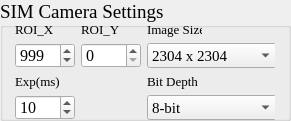
  <widget class="QGroupBox" name="grp_hardvareConnection_2">
   <property name="geometry">
    <rect>
     <x>10</x>
     <y>304</y>
     <width>291</width>
     <height>121</height>
    </rect>
   </property>
   <property name="maximumSize">
    <size>
     <width>360</width>
     <height>16777215</height>
    </size>
   </property>
   <property name="font">
    <font>
     <family>Times New Roman</family>
     <pointsize>14</pointsize>
     <weight>50</weight>
     <bold>false</bold>
    </font>
   </property>
   <property name="title">
    <string>SIM Camera Settings</string>
   </property>
   <widget class="QWidget" name="layoutWidget">
    <property name="geometry">
     <rect>
      <x>15</x>
      <y>22</y>
      <width>260</width>
      <height>100</height>
     </rect>
    </property>
    <layout class="QGridLayout" name="gridLayout_32">
     <item row="0" column="2" colspan="2">
      <widget class="QLabel" name="label_74">
       <property name="sizePolicy">
        <sizepolicy hsizetype="Preferred" vsizetype="Preferred">
         <horstretch>0</horstretch>
         <verstretch>0</verstretch>
        </sizepolicy>
       </property>
       <property name="minimumSize">
        <size>
         <width>55</width>
         <height>15</height>
        </size>
       </property>
       <property name="maximumSize">
        <size>
         <width>55</width>
         <height>15</height>
        </size>
       </property>
       <property name="font">
        <font>
         <family>Times New Roman</family>
         <pointsize>10</pointsize>
         <weight>50</weight>
         <bold>false</bold>
        </font>
       </property>
       <property name="text">
        <string>Image Size</string>
       </property>
      </widget>
     </item>
     <item row="1" column="2" colspan="2">
      <widget class="QComboBox" name="cmb_sCMOS_imageSize">
       <property name="enabled">
        <bool>true</bool>
       </property>
       <property name="sizePolicy">
        <sizepolicy hsizetype="Fixed" vsizetype="Fixed">
         <horstretch>0</horstretch>
         <verstretch>0</verstretch>
        </sizepolicy>
       </property>
       <property name="minimumSize">
        <size>
         <width>130</width>
         <height>25</height>
        </size>
       </property>
       <property name="maximumSize">
        <size>
         <width>130</width>
         <height>25</height>
        </size>
       </property>
       <property name="font">
        <font>
         <family>Times New Roman</family>
         <pointsize>11</pointsize>
         <weight>50</weight>
         <bold>false</bold>
        </font>
       </property>
       <item>
        <property name="text">
         <string>2304 x 2304</string>
        </property>
       </item>
       <item>
        <property name="text">
         <string>1152 x 1152</string>
        </property>
       </item>
       <item>
        <property name="text">
         <string>576 x 576</string>
        </property>
       </item>
      </widget>
     </item>
     <item row="0" column="0">
      <widget class="QLabel" name="label_69">
       <property name="sizePolicy">
        <sizepolicy hsizetype="Preferred" vsizetype="Preferred">
         <horstretch>0</horstretch>
         <verstretch>0</verstretch>
        </sizepolicy>
       </property>
       <property name="minimumSize">
        <size>
         <width>55</width>
         <height>15</height>
        </size>
       </property>
       <property name="maximumSize">
        <size>
         <width>55</width>
         <height>15</height>
        </size>
       </property>
       <property name="font">
        <font>
         <family>Times New Roman</family>
         <pointsize>10</pointsize>
         <weight>50</weight>
         <bold>false</bold>
        </font>
       </property>
       <property name="text">
        <string>ROI_X</string>
       </property>
      </widget>
     </item>
     <item row="0" column="1">
      <widget class="QLabel" name="label_67">
       <property name="sizePolicy">
        <sizepolicy hsizetype="Preferred" vsizetype="Preferred">
         <horstretch>0</horstretch>
         <verstretch>0</verstretch>
        </sizepolicy>
       </property>
       <property name="minimumSize">
        <size>
         <width>60</width>
         <height>15</height>
        </size>
       </property>
       <property name="maximumSize">
        <size>
         <width>60</width>
         <height>15</height>
        </size>
       </property>
       <property name="font">
        <font>
         <family>Times New Roman</family>
         <pointsize>10</pointsize>
         <weight>50</weight>
         <bold>false</bold>
        </font>
       </property>
       <property name="text">
        <string>ROI_Y</string>
       </property>
      </widget>
     </item>
     <item row="2" column="0">
      <widget class="QLabel" name="label_68">
       <property name="sizePolicy">
        <sizepolicy hsizetype="Preferred" vsizetype="Preferred">
         <horstretch>0</horstretch>
         <verstretch>0</verstretch>
        </sizepolicy>
       </property>
       <property name="minimumSize">
        <size>
         <width>55</width>
         <height>15</height>
        </size>
       </property>
       <property name="maximumSize">
        <size>
         <width>55</width>
         <height>15</height>
        </size>
       </property>
       <property name="font">
        <font>
         <family>Times New Roman</family>
         <pointsize>10</pointsize>
         <weight>50</weight>
         <bold>false</bold>
        </font>
       </property>
       <property name="text">
        <string>Exp(ms)</string>
       </property>
      </widget>
     </item>
     <item row="2" column="2" colspan="2">
      <widget class="QLabel" name="label_75">
       <property name="sizePolicy">
        <sizepolicy hsizetype="Preferred" vsizetype="Preferred">
         <horstretch>0</horstretch>
         <verstretch>0</verstretch>
        </sizepolicy>
       </property>
       <property name="minimumSize">
        <size>
         <width>55</width>
         <height>15</height>
        </size>
       </property>
       <property name="maximumSize">
        <size>
         <width>70</width>
         <height>15</height>
        </size>
       </property>
       <property name="font">
        <font>
         <family>Times New Roman</family>
         <pointsize>10</pointsize>
         <weight>50</weight>
         <bold>false</bold>
        </font>
       </property>
       <property name="text">
        <string>Bit Depth</string>
       </property>
      </widget>
     </item>
     <item row="1" column="0">
      <widget class="QSpinBox" name="spb_sCMOS_ROI_X">
       <property name="enabled">
        <bool>true</bool>
       </property>
       <property name="sizePolicy">
        <sizepolicy hsizetype="Fixed" vsizetype="Fixed">
         <horstretch>0</horstretch>
         <verstretch>0</verstretch>
        </sizepolicy>
       </property>
       <property name="minimumSize">
        <size>
         <width>60</width>
         <height>25</height>
        </size>
       </property>
       <property name="maximumSize">
        <size>
         <width>60</width>
         <height>25</height>
        </size>
       </property>
       <property name="font">
        <font>
         <family>Times New Roman</family>
         <pointsize>12</pointsize>
         <weight>50</weight>
         <bold>false</bold>
        </font>
       </property>
       <property name="maximum">
        <number>2304</number>
       </property>
       <property name="singleStep">
        <number>1</number>
       </property>
       <property name="stepType">
        <enum>QAbstractSpinBox::DefaultStepType</enum>
       </property>
       <property name="value">
        <number>999</number>
       </property>
      </widget>
     </item>
     <item row="1" column="1">
      <widget class="QSpinBox" name="spb_sCMOS_ROI_Y">
       <property name="sizePolicy">
        <sizepolicy hsizetype="Fixed" vsizetype="Fixed">
         <horstretch>0</horstretch>
         <verstretch>0</verstretch>
        </sizepolicy>
       </property>
       <property name="minimumSize">
        <size>
         <width>60</width>
         <height>25</height>
        </size>
       </property>
       <property name="maximumSize">
        <size>
         <width>60</width>
         <height>25</height>
        </size>
       </property>
       <property name="font">
        <font>
         <family>Times New Roman</family>
         <pointsize>12</pointsize>
         <weight>50</weight>
         <bold>false</bold>
        </font>
       </property>
       <property name="minimum">
        <number>0</number>
       </property>
       <property name="maximum">
        <number>2304</number>
       </property>
       <property name="singleStep">
        <number>1</number>
       </property>
       <property name="value">
        <number>0</number>
       </property>
      </widget>
     </item>
     <item row="3" column="0">
      <widget class="QSpinBox" name="spb_sCMOS_exposureTime">
       <property name="sizePolicy">
        <sizepolicy hsizetype="Fixed" vsizetype="Fixed">
         <horstretch>0</horstretch>
         <verstretch>0</verstretch>
        </sizepolicy>
       </property>
       <property name="minimumSize">
        <size>
         <width>60</width>
         <height>25</height>
        </size>
       </property>
       <property name="maximumSize">
        <size>
         <width>60</width>
         <height>25</height>
        </size>
       </property>
       <property name="font">
        <font>
         <family>Times New Roman</family>
         <pointsize>12</pointsize>
         <weight>50</weight>
         <bold>false</bold>
        </font>
       </property>
       <property name="minimum">
        <number>1</number>
       </property>
       <property name="maximum">
        <number>10000</number>
       </property>
       <property name="singleStep">
        <number>1</number>
       </property>
       <property name="value">
        <number>10</number>
       </property>
      </widget>
     </item>
     <item row="3" column="2" colspan="2">
      <widget class="QComboBox" name="cmb_sCMOS_bitDepth">
       <property name="enabled">
        <bool>true</bool>
       </property>
       <property name="sizePolicy">
        <sizepolicy hsizetype="Fixed" vsizetype="Fixed">
         <horstretch>0</horstretch>
         <verstretch>0</verstretch>
        </sizepolicy>
       </property>
       <property name="minimumSize">
        <size>
         <width>130</width>
         <height>25</height>
        </size>
       </property>
       <property name="maximumSize">
        <size>
         <width>130</width>
         <height>25</height>
        </size>
       </property>
       <property name="font">
        <font>
         <family>Times New Roman</family>
         <pointsize>11</pointsize>
         <weight>50</weight>
         <bold>false</bold>
       </font>
      </property>
      <item>
       <property name="text">
        <string>8-bit</string>
       </property>
      </item>
      <item>
       <property name="text">
        <string>12-bit</string>
       </property>
      </item>
      <item>
       <property name="text">
         <string>16-bit</string>
        </property>
       </item>
      </widget>
     </item>
    </layout>
   </widget>
  </widget>
